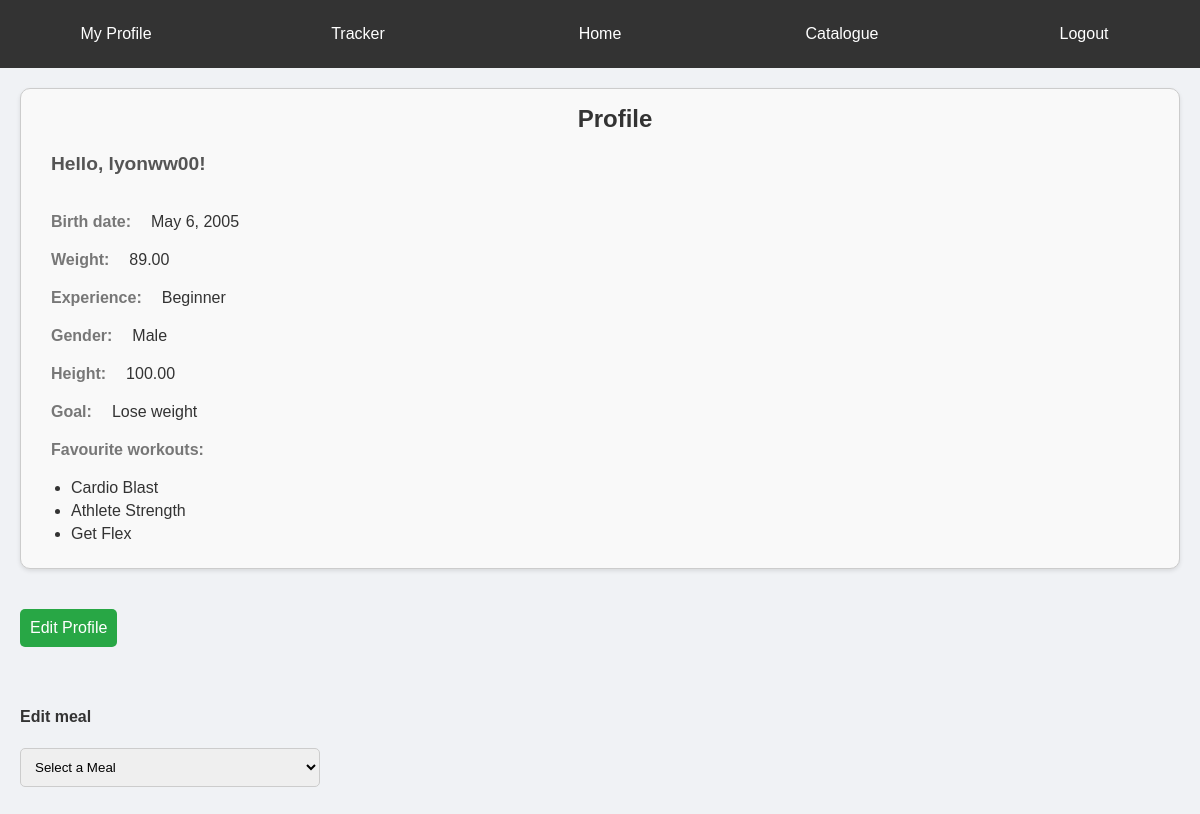
Page /fitnessTracker/profile/ (signed in) on the earlier database version.
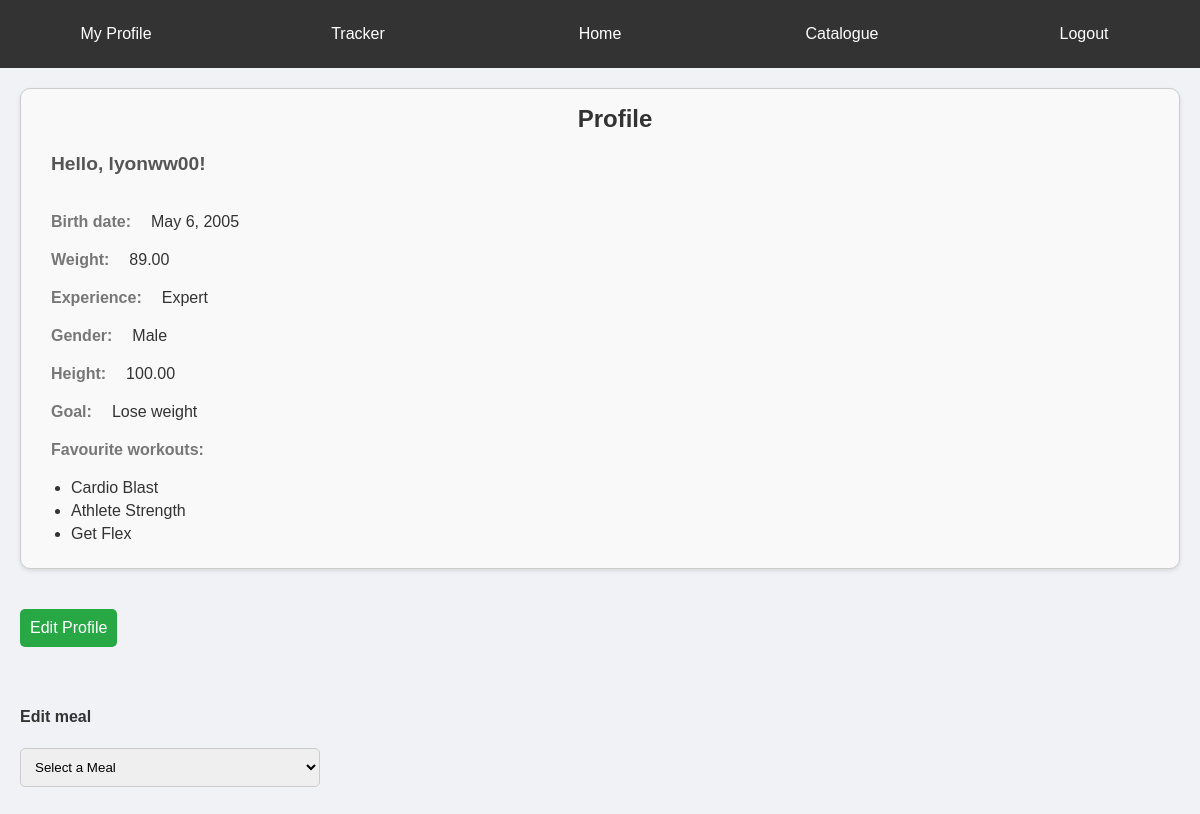
Same page on the later database version.
### fitnessTracker/models.py (models this page shows, shortened)
class UserProfile(models.Model):
    user = models.OneToOneField(User, on_delete=models.CASCADE)
    BEGINNER = "Beginner"
    INTERMEDIATE = "Intermediate"
    EXPERT = "Expert"
    EXERCISE_CHOICES = [
        (BEGINNER, "Beginner"),
        (INTERMEDIATE, "Intermediate"),
        (EXPERT, "Expert")
    ]
    MALE = "Male"
    FEMALE = "Female"
    GENDER_CHOICES = [
        (MALE, "Male"),
        (FEMALE, "Female")
    ]
    LOSE_WEIGHT = "Lose weight"
    MAINTAIN_WEIGHT = "Maintain weight"
    GAIN_WEIGHT = "Gain weight"
    GOAL_CHOICES = [
       (LOSE_WEIGHT, "Lose weight"),
       (MAINTAIN_WEIGHT, "Maintain weight"),
       (GAIN_WEIGHT, "Gain weight")
    ]
    birth_date = models.DateField(null=True, blank=True)
    gender = models.CharField(max_length=20, choices=GENDER_CHOICES, null=True, blank=True)
    experience = models.CharField(max_length=20, choices=EXERCISE_CHOICES, default=BEGINNER)
    weight = models.DecimalField(max_digits=10, decimal_places=2, null=True, blank=True)
    height = models.DecimalField(max_digits=10, decimal_places=2, null=True, blank=True)
    goal = models.CharField(max_length=20, choices=GOAL_CHOICES, null=True, blank=True)
    favourites = models.ManyToManyField(Workout)

### fitnessTracker/views.py (the view)
# urls.py: path('profile/', views.profile, name='profile'),
@login_required
def profile(request):
    context_dict ={}
    user = request.user
    context_dict['user'] = user
    context_dict['userProfile'] = UserProfile.objects.get(user = user)
    context_dict['meals'] = Meal.objects.filter(user=request.user)
    return render(request, 'fitnessTracker/profile.html', context=context_dict)

### templates/fitnessTracker/profile.html (shortened to what this page needs)
<!DOCTYPE html>
<html>
    {% extends 'fitnessTracker/base.html' %}
    {% load static %}
    {% block body_block %}
        <div class="profile-section">
                <h1>Profile</h1>
                <h2>Hello, {{ user.username }}!</h2>
                <br>
                <h4>Birth date:</h4><p id="birth_date">{{ userProfile.birth_date }}</p>
                <br>
                <h4>Weight:</h4><p id="weight">{{ userProfile.weight }}</p>
                <br>
                <h4>Experience:</h4><p id="experience">{{ userProfile.experience }}</p>
                <br>
                <h4>Gender:</h4><p id="gender">{{ userProfile.gender }}</p>
                <br>
                <h4>Height:</h4><p id="height">{{ userProfile.height }}</p>
                <br>
                <h4 id="goal">Goal: </h4><p>{{ userProfile.goal }}</p>
                <br>
                <h4>Favourite workouts:</h4>
                <ul>
                    {% for workout in userProfile.favourites.all %}
                        <li>{{ workout.name }}</li>
                    {% endfor %}
                </ul>
        </div>
        <button id="edit">Edit Profile</button>
        <div class="meal-section">
            <h4>Edit meal</h4>
            <select id="meal-select">
                <option value="">Select a Meal</option>
            </select>
        </div>
    {% endblock %}

Differences in the rows shown:
changed UserProfile "Male": experience "Beginner" → "Expert"
